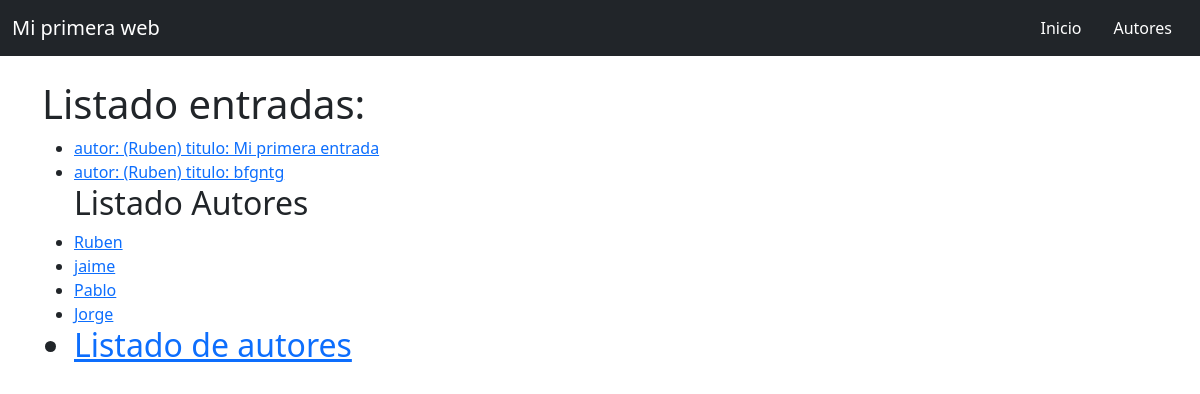
Screenshot of /blog/ with the database file from the repository.
### blog/models.py (models this page shows)
class Post(models.Model):
    titulo = models.CharField(max_length=200)
    autor = models.ForeignKey('Autor', on_delete=models.CASCADE)
    cuerpo = models.TextField()
    email =  models.CharField(default='xjlundel035@ieshnosmachado.es')
    def __str__(self):
        return f'autor: ({self.autor}) titulo: {self.titulo}'

class Autor(models.Model):
    nombre = models.CharField(max_length=30)
    apellido = models.CharField(max_length=50)
    edad= models.IntegerField(null = True, blank= True)
    def __str__(self):
        return self.nombre

### blog/views.py (the view)
# urls.py: path('',views.inicio, name='inicio'),
def inicio(request):
    entradas = Post.objects.all()
    contexto = {'entradas': entradas , 'autores': Autor.objects.all()}
    return render(request, 'blog/inicio.html', contexto )

### blog/templates/blog/inicio.html
{% extends 'blog/base.html' %}
{% block titulo %} Listado entradas: {% endblock %}
{%block contenido%}
<ul>
        {%for i in entradas%}
            <li><a href="{% url 'detalle_post' pk=i.pk%}">{{i}}</a></li>
        {%endfor%}
        <h2>Listado Autores</h2>
        {%for i in autores%}
            <li><a href="{% url 'autor_post' pk=i.pk%}">{{i.nombre}}</a></li>
        {%endfor%}
        <h2><li><a href="{% url 'autores' %}">Listado de autores</a></li></h2>
    </ul>
{%endblock%}

### rows the page displays
Post: autor+titulo "autor: (Ruben) titulo: Mi primera entrada"
Post: autor+titulo "autor: (Ruben) titulo: bfgntg"
Autor: nombre "Ruben"
Autor: nombre "jaime"
Autor: nombre "Pablo"
Autor: nombre "Jorge"
